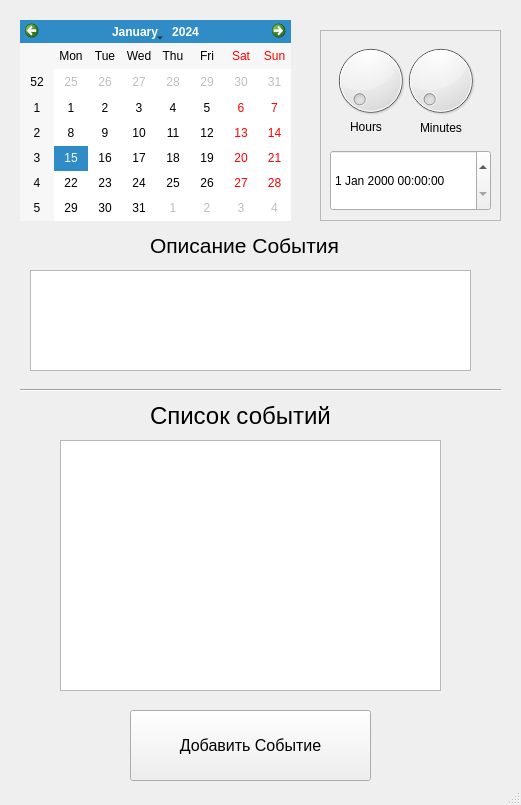
<?xml version="1.0" encoding="UTF-8"?>
<ui version="4.0">
 <class>MainWindow</class>
 <widget class="QMainWindow" name="MainWindow">
  <property name="geometry">
   <rect>
    <x>0</x>
    <y>0</y>
    <width>521</width>
    <height>805</height>
   </rect>
  </property>
  <property name="windowTitle">
   <string>MainWindow</string>
  </property>
  <property name="dockNestingEnabled">
   <bool>false</bool>
  </property>
  <widget class="QWidget" name="centralwidget">
   <widget class="QCalendarWidget" name="calendarWidget">
    <property name="geometry">
     <rect>
      <x>20</x>
      <y>20</y>
      <width>271</width>
      <height>201</height>
     </rect>
    </property>
   </widget>
   <widget class="QListWidget" name="listWidget">
    <property name="geometry">
     <rect>
      <x>60</x>
      <y>440</y>
      <width>381</width>
      <height>251</height>
     </rect>
    </property>
   </widget>
   <widget class="QFrame" name="frame">
    <property name="geometry">
     <rect>
      <x>320</x>
      <y>30</y>
      <width>181</width>
      <height>191</height>
     </rect>
    </property>
    <property name="frameShape">
     <enum>QFrame::StyledPanel</enum>
    </property>
    <property name="frameShadow">
     <enum>QFrame::Raised</enum>
    </property>
    <widget class="QDial" name="minutes_dial">
     <property name="geometry">
      <rect>
       <x>80</x>
       <y>10</y>
       <width>81</width>
       <height>81</height>
      </rect>
     </property>
    </widget>
    <widget class="QLabel" name="minutes_label">
     <property name="geometry">
      <rect>
       <x>100</x>
       <y>90</y>
       <width>51</width>
       <height>16</height>
      </rect>
     </property>
     <property name="text">
      <string>Minutes</string>
     </property>
    </widget>
    <widget class="QLabel" name="hours_label">
     <property name="geometry">
      <rect>
       <x>30</x>
       <y>90</y>
       <width>47</width>
       <height>13</height>
      </rect>
     </property>
     <property name="text">
      <string>Hours</string>
     </property>
    </widget>
    <widget class="QDial" name="hours_dial">
     <property name="geometry">
      <rect>
       <x>10</x>
       <y>10</y>
       <width>81</width>
       <height>81</height>
      </rect>
     </property>
    </widget>
    <widget class="QDateTimeEdit" name="dateEdit">
     <property name="geometry">
      <rect>
       <x>10</x>
       <y>120</y>
       <width>161</width>
       <height>61</height>
      </rect>
     </property>
    </widget>
   </widget>
   <widget class="QPushButton" name="addEvent">
    <property name="geometry">
     <rect>
      <x>130</x>
      <y>710</y>
      <width>241</width>
      <height>71</height>
     </rect>
    </property>
    <property name="font">
     <font>
      <pointsize>12</pointsize>
     </font>
    </property>
    <property name="text">
     <string>Добавить Событие</string>
    </property>
   </widget>
   <widget class="QPlainTextEdit" name="descriptionText">
    <property name="geometry">
     <rect>
      <x>30</x>
      <y>270</y>
      <width>441</width>
      <height>101</height>
     </rect>
    </property>
   </widget>
   <widget class="QLabel" name="event_description_label">
    <property name="geometry">
     <rect>
      <x>150</x>
      <y>230</y>
      <width>241</width>
      <height>31</height>
     </rect>
    </property>
    <property name="font">
     <font>
      <pointsize>16</pointsize>
     </font>
    </property>
    <property name="text">
     <string>Описание События</string>
    </property>
   </widget>
   <widget class="Line" name="line_2">
    <property name="geometry">
     <rect>
      <x>20</x>
      <y>380</y>
      <width>481</width>
      <height>20</height>
     </rect>
    </property>
    <property name="orientation">
     <enum>Qt::Horizontal</enum>
    </property>
   </widget>
   <widget class="QLabel" name="list_of_events_label">
    <property name="geometry">
     <rect>
      <x>150</x>
      <y>400</y>
      <width>191</width>
      <height>31</height>
     </rect>
    </property>
    <property name="font">
     <font>
      <pointsize>18</pointsize>
     </font>
    </property>
    <property name="text">
     <string>Список событий</string>
    </property>
   </widget>
   <zorder>frame</zorder>
   <zorder>calendarWidget</zorder>
   <zorder>listWidget</zorder>
   <zorder>addEvent</zorder>
   <zorder>descriptionText</zorder>
   <zorder>event_description_label</zorder>
   <zorder>line_2</zorder>
   <zorder>list_of_events_label</zorder>
  </widget>
  <widget class="QStatusBar" name="statusbar"/>
  <action name="actionSave">
   <property name="text">
    <string>Save</string>
   </property>
  </action>
  <action name="actionKek">
   <property name="text">
    <string/>
   </property>
  </action>
 </widget>
 <resources/>
 <connections/>
</ui>
